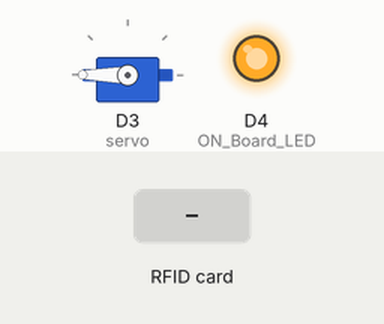
A sketch run on a simulated ESP8266 (NodeMCU). Parts: servo, output pins drawn as LEDs (lit = HIGH). The inputs (shaded band) are chosen by the test bench. WiFi joins after 1.5 s; servers stay silent unless stated; uploads are accepted with an empty reply; what the sketch prints to the serial monitor is not drawn.

Above: at 7.5 s.
7.6 s: RFID card 0C 0D AE 6A F3 held to the reader
At 8.65 s:
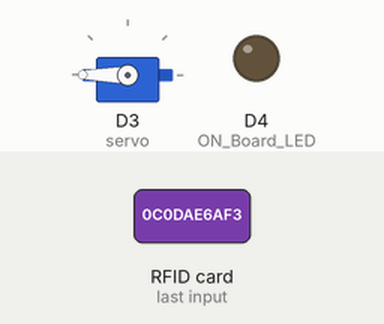
At 10.8 s:
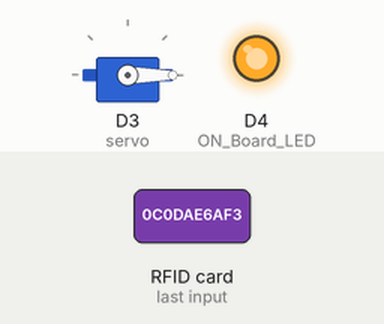
11.2 s: RFID card 5E 7A 19 C4 held to the reader
At 12.06 s:
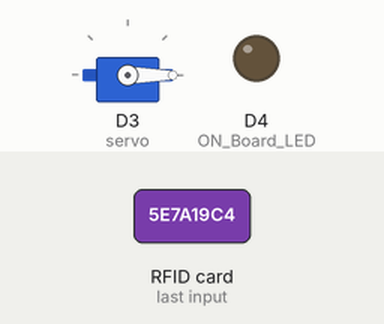
Timing chart, 0 to 14.2 s (numbered marks = the images above; inputs shaded):
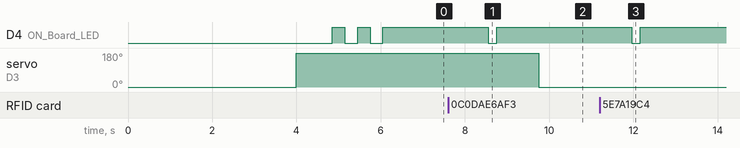

Measured:
- after the input at 7.6 s, D4 (ON_Board_LED): HIGH → LOW after 0.96 s, → HIGH 0.20 s later; servo on D3 (servo): 180° → 0° after 2.2 s instead of 0.98 s
- after the input at 11.2 s, D4 (ON_Board_LED): HIGH → LOW after 0.76 s, → HIGH 0.20 s later

The sketch:

RFIDLock_ESP_Final.ino
```cpp
/*
    Scans the key ID in hex value and grants access weather the Id is valid or not
    Program utilises the Servo motor opening the lock.
    Communicates with website and database

*/
//Imports Libraries
#include <ESP8266WebServer.h>
#include <ESP8266HTTPClient.h>
#include <SPI.h>
#include <MFRC522.h>
#include <Servo.h>

HTTPClient http; //httpclient
WiFiClient wificlient; //wificlient
Servo servo; //defines servo motor
#define ON_Board_LED 2

//Pin location for keylock pins
int SS_PIN = D2;
int RST_PIN = D1;

MFRC522 mfrc522(SS_PIN, RST_PIN);   // MFRC setup

/*Add your own network information*/
const char* ssid = "Telia-9FC6B7"; //Your SSID
const char* password = "0C0DAE6AF3"; //Your network password
const char *host = "http://2882-80-63-18-26.ngrok.io";  //Server IP
String serverIP = "http://2882-80-63-18-26.ngrok.io"; //Server IP
const uint16_t port = 80; //PORT

ESP8266WebServer server(80); //defines the use of port 80
//--------------------------------------------------------------------
String hexa = "";


//Written by: Albert
void setup() {

  servo.attach(0);  //Servo Pin Number (pin 0 is the same as D3)
  servo.write(0);
  delay(4000);
  servo.write(180);
  Serial.begin(115200);   // Serial bandwidth
  SPI.begin();      // Starts SPI which is needed to communicate
  mfrc522.PCD_Init();   // Starts MFRC
  delay(500);
  pinMode(ON_Board_LED, OUTPUT);
  digitalWrite(ON_Board_LED, HIGH);
  //network part
  //-----------------------------------------------------------------
  WiFi.begin(ssid, password);
  Serial.println();
  Serial.print("Trying to connect ");
  while (WiFi.status() != WL_CONNECTED) {
    //LED will flash when tring to connect to wifi
    digitalWrite(ON_Board_LED, LOW);
    delay(300);
    digitalWrite(ON_Board_LED, HIGH);
    delay(300);
    Serial.print(".");
  }
  WiFi.mode(WIFI_STA); //This line hides the viewing of ESP as wifi hotspot
  digitalWrite(ON_Board_LED, HIGH);
  Serial.println();
  Serial.print("Connected to: ");
  Serial.println(ssid);
  Serial.print("Ip addess: ");
  Serial.println(WiFi.localIP());
  //---------------------------------------------------------------------
  Serial.print("Debug: "); //for serial testing
}


//Written by: Albert
void loop() {
  delay(2000);

  if (buttonOpenLock() == 1) { //door is open via button
    servo.write(180);
    delay(5000);
  } else {
    //door is closed via button
    if (keycard() == 1) { //when door is open via RFID chip
      Serial.println("door is open");
      servo.write(180);
      delay(10000);
      servo.write(0);
    } else { //door closed :((
      Serial.println("door is locked");
      servo.write(0);
    }
  }

}

//Method connecting the ESP to our database via php code. Will lock/open the door if button is pressed
//Written by: Nicklas
int buttonOpenLock() {
  Serial.println("\nbuttonOpenLock start");

  String fullURL = "";
  fullURL = serverIP + "/NodeMCU_RC522_Mysql/door_request.php";
  http.begin(wificlient, fullURL); //Requset location

  int httpCode = http.GET(); //Post msg
  String response = http.getString(); // response msg
  Serial.print("");

  Serial.print("Corresponding http code (should be 200): ");
  Serial.println(httpCode); //Corresponding http code
  Serial.print("response: ");
  Serial.println(response);
  http.end();

  if (strcmp(response.c_str(), "unlocked") == 0) {
    return 1;
  }
  if (strcmp(response.c_str(), "locked") == 0) {
    return 0;
  }

  return 0;
}

//Method to send a POST request to server. Server will return "Accepted" if the key id is known
//written by: Nicklas
int keycard() {
  //calls userid method which scans keycard
  int avail = userid();
  hexa.toUpperCase();

  if (avail) {  //sends a request to server to check the credentials
    digitalWrite(ON_Board_LED, LOW);

    //Network part
    //-------------------------------------------------------------------
    String postData;
    postData = "UIDresult=" + hexa; //same name is the .php container

    String url = serverIP + "/NodeMCU_RC522_Mysql/getUID.php";
    http.begin(wificlient, url); //Requset location replace this with your url
    http.addHeader("Content-Type", "application/x-www-form-urlencoded"); //define header


    int httpCode = http.POST(postData); //Post msg
    String payload = http.getString(); // response msg
    Serial.print("");

    Serial.print("\nSent msg");
    Serial.println(hexa);
    Serial.print("Corresponding http code (should be 200): ");
    Serial.println(httpCode); //Corresponding http code
    Serial.print("Payload: ");
    Serial.println(payload);  //payload


    http.end();
    //-----------------------------------------------------------------
    digitalWrite(ON_Board_LED, HIGH); //signify connection
    delay(1000);

    //if key id is known to the database
    if (strcmp(payload.c_str(),"Accepted")==0) {
      return 1;
      //if key id is NOT known to the database
    } else {
      return -1;
    }

  }
  return -1;
}

//method to return the id of chip in HEX value
//written by: Umar
int userid() {
  hexa = "";
  if (!mfrc522.PICC_IsNewCardPresent()) //MFRC library checks if a key is present
  {
    return 0;
  }
  if (!mfrc522.PICC_ReadCardSerial()) //MFRC library reads card serial
  {
    return 0;
  }
  Serial.print("\nKey hex id:");

  //code below writes key's id in hex
  for (byte i = 0; i < mfrc522.uid.size; i++) {
    Serial.print(mfrc522.uid.uidByte[i] < 0x10 ? " 0" : "");  // first print data to USB serial port
    Serial.print(mfrc522.uid.uidByte[i],HEX);                 // number to print is only one digit prepend blank AND 0 otherwis only blank
                                                              // print the number in hexadecimal notation
                                                              // then do the same for a String <content> variable adding (concatenating) one number at a time
    hexa.concat(String(mfrc522.uid.uidByte[i] < 0x10 ? " 0" : ""));
    hexa.concat(String(mfrc522.uid.uidByte[i], HEX));
  }
  return 1;
}
```
